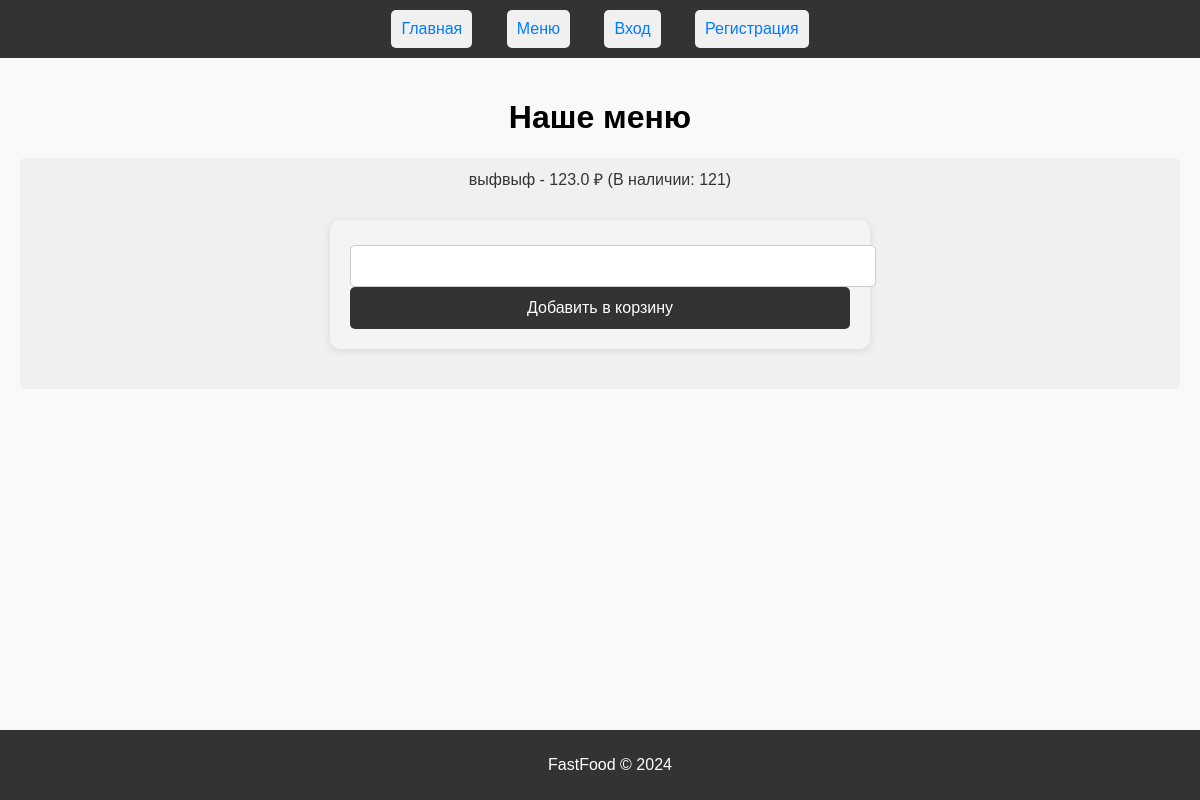
The page /menu on the database its author committed.
### models.py (models this page shows)
class Product(Base):
    __tablename__ = 'products'
    id = Column(Integer, primary_key=True, index=True)
    name = Column(String, nullable=False)
    price = Column(Float, nullable=False)
    quantity_in_stock = Column(Integer, default=0)
    cart_items = relationship("CartItem", back_populates="product")

### main.py (the view)
@app.get("/menu", response_class=HTMLResponse)
async def menu(request: Request, db: Session = Depends(get_db)):
    menu_items = db.query(Product).all()
    return templates.TemplateResponse("menu.html", {"request": request, "menu_items": menu_items})

### templates/menu.html (shortened to what this page needs)
{% extends "base.html" %}
{% block content %}
<h1>Наше меню</h1>
<ul>
    {% for item in menu_items %}
    <li>{{ item.name }} - {{ item.price }} ₽ (В наличии: {{ item.quantity_in_stock }})
        <form action="/add_to_cart/{{ item.id }}" method="post">
            <input type="number" name="quantity" min="1" max="{{ item.quantity_in_stock }}" required>
            <button type="submit">Добавить в корзину</button>
        </form>
    </li>
    {% endfor %}
</ul>
{% endblock %}

### static/css/style.css (style rules this page uses)
body { font-family: Arial, sans-serif; margin: 0; padding: 0; background-color: #f9f9f9; }
ul, ol { margin: 0; padding: 0; list-style-type: none; }
li { margin: 5px 0; padding: 10px; background-color: #f0f0f0; border-radius: 5px; font-size: 16px; font-family: Arial, sans-serif; color: #333; }
form { max-width: 500px; margin: 30px auto; padding: 20px; background-color: #f4f4f4; border-radius: 10px; box-shadow: 0 2px 8px rgba(0, 0, 0, 0.1); }
input, select { width: 100%; padding: 12px; margin-top: 5px; border-radius: 5px; border: 1px solid #ccc; font-size: 14px; }
button { padding: 12px 20px; background-color: #333; color: #fff; border: none; border-radius: 5px; cursor: pointer; width: 100%; font-size: 16px; }
form input { width: 100%; padding: 12px; margin-top: 5px; border-radius: 5px; border: 1px solid #ccc; font-size: 14px; }

### rows shown on the page
Product: name "выфвыф", price "123.0", quantity_in_stock "121"
